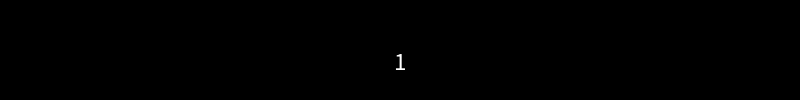
Frame 1 (no input)
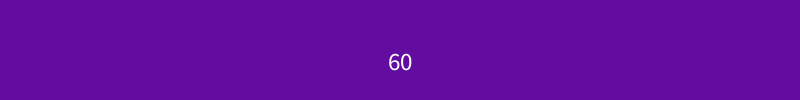
Frame 60 (the mouse pressed at the canvas centre just before this capture)
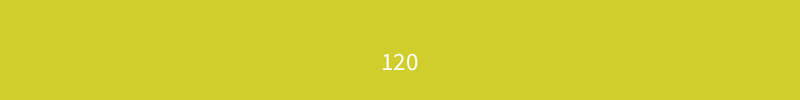
Frame 120 (the mouse held since frame 60 and released just before this capture)

The Processing sketch that drew these frames (run headless with seeded random() and noise(); from frame 60 on, the mouse is pressed at the canvas centre):

// Processing sketch: Time
// ── Time.pde
color c;
void setup() {
  size(800, 100);
  textAlign(CENTER);
  textSize(25);
  frameRate(10);
  noStroke();
}

void draw() {
  background(c);
  if (frameCount%200 == 0);
  c = color(random(255), random(255), random(255));
  text(frameCount, width/2, height*.7);
}
